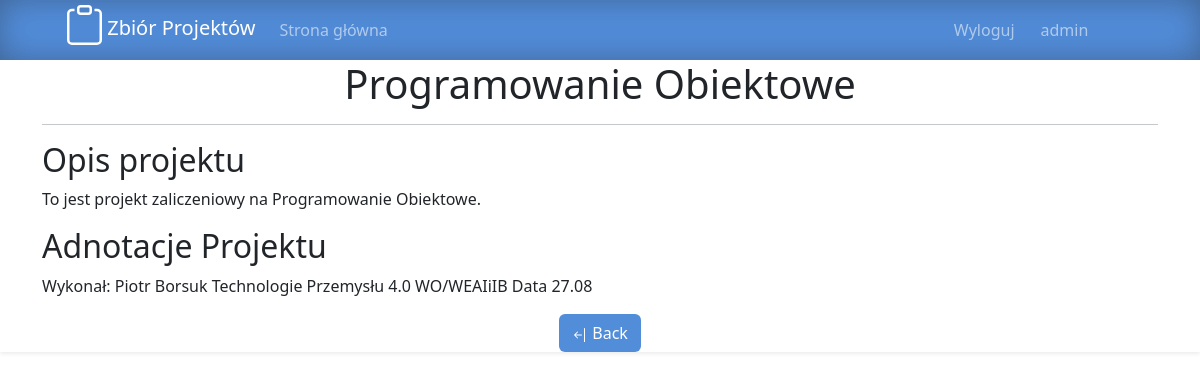
The app's page /16/ (signed in) with its own data.
### a2/models.py (models this page shows, shortened)
class Project(models.Model):
    tytul = models.CharField(max_length=200)
    opis = models.TextField()
    adnotacje = models.TextField()

### a2/views.py (the view)
# urls.py: path('<int:pk>/', views.detail, name = 'detail'),
def detail(request, pk):
    project = Project.objects.get(pk=pk)
    dict = {'project':project, 'pk':pk}
    return render(request, 'detail.html', dict)

### a2/templates/detail.html (shortened to what this page needs)
{% extends 'base.html' %}
{%block body_block %}
<html lang="en">
<head >
</head>
<body >
    <h1 class="d-flex justify-content-center align-items-center">{{ project.tytul }}</h1>
    <hr>
    <div>
        <h2> Opis projektu </h2>
        <p>{{ project.opis }}</p>
    </div>
    <div>
        <h2> Adnotacje Projektu </h2>
        <p>{{ project.adnotacje }}</p>
    </div>
    <div class="text-center">
        <a href="{% url 'index' %}" class="btn btn-brow  justify-content-center align-items-center" >
            Back
    </div>
</body>
{%endblock%}

### a2/templates/base.html (shortened to what this page needs)
<!DOCTYPE html>
<html lang="pl">
<head>
    <link href="https://cdn.jsdelivr.net/npm/bootstrap@5.3.0-alpha3/dist/css/bootstrap.min.css" rel="stylesheet">
</head>
<body class="bg-custom h-100 shadow-sm">
    <nav>
        <nav style="padding-left: 20px; height: 60px;" class="navbar navbar-expand-lg navbar-dark bg-brow  " >
            <div class="container">
            <a class="navbar-brand" href="{% url 'index' %}" class="color-me">
                  Zbiór Projektów
            </a>
            <div class="collapse navbar-collapse" id="navbarNav">
                <ul class="navbar-nav">
                    <li class="nav-item active">
                        <a class="nav-link" href="{% url 'index' %}">Strona główna</a>
                    </li>
                    {% if request.user.is_authenticated %}
                    <li class="nav-item" style="padding-left: 550px";>
                        <a class="nav-link" href="{% url 'logout' %}">Wyloguj</a>
                    </li>
                    {% else %}
                    <li class="nav-item" style="padding-left: 550px">
                        <a class="nav-link" href="{% url 'register' %}">Zarejestruj</a>
                    </li>
                    {% endif %}
                    {% if request.user.is_authenticated %}
                    <div class="nav-item " style="padding-left: 10px;">
                        <a class="nav-link" href="{% url 'login' %}">{{ request.user.username }} </a>
                    </div>
                    {% else %}
                    <li class="nav-item " style="padding-left: 10px;">
                        <a class="nav-link" href="{% url 'login' %}">Zaloguj</a>
                    </li>
                    {% endif %}
                </ul>
            </div>
        </div>
        </nav>
    </nav>
    <div class="container">
        {% block body_block %}
        {% endblock %}
</body>
</html>

### a2/templates/base.html (style rules this page uses)
.bg-custom { background-color: #ffffff; }
.bg-brow { background-color: #528dda; }
.btn-brow { background-color: #528dda; color: white; }
.navbar { -webkit-box-shadow: inset 0px -0px 37px -6px rgba(35, 35, 35, 0.48); -moz-box-shadow: inset 0px -0px 37px -6px rgba(35, 35, 35, 0.48); box-shadow: inset 0px -0px 37px -6px rgba(35, 35, 35, 0.48); }

### records on screen
Project: tytul "Programowanie Obiektowe", opis "To jest projekt zaliczeniowy na Programowanie Obiektowe.", adnotacje "Wykonał: Piotr Borsuk Technologie Przemysłu 4.0 WO/WEAIiIB Data 27.08"

### other values on screen
{{ request.user.username }} "admin"
